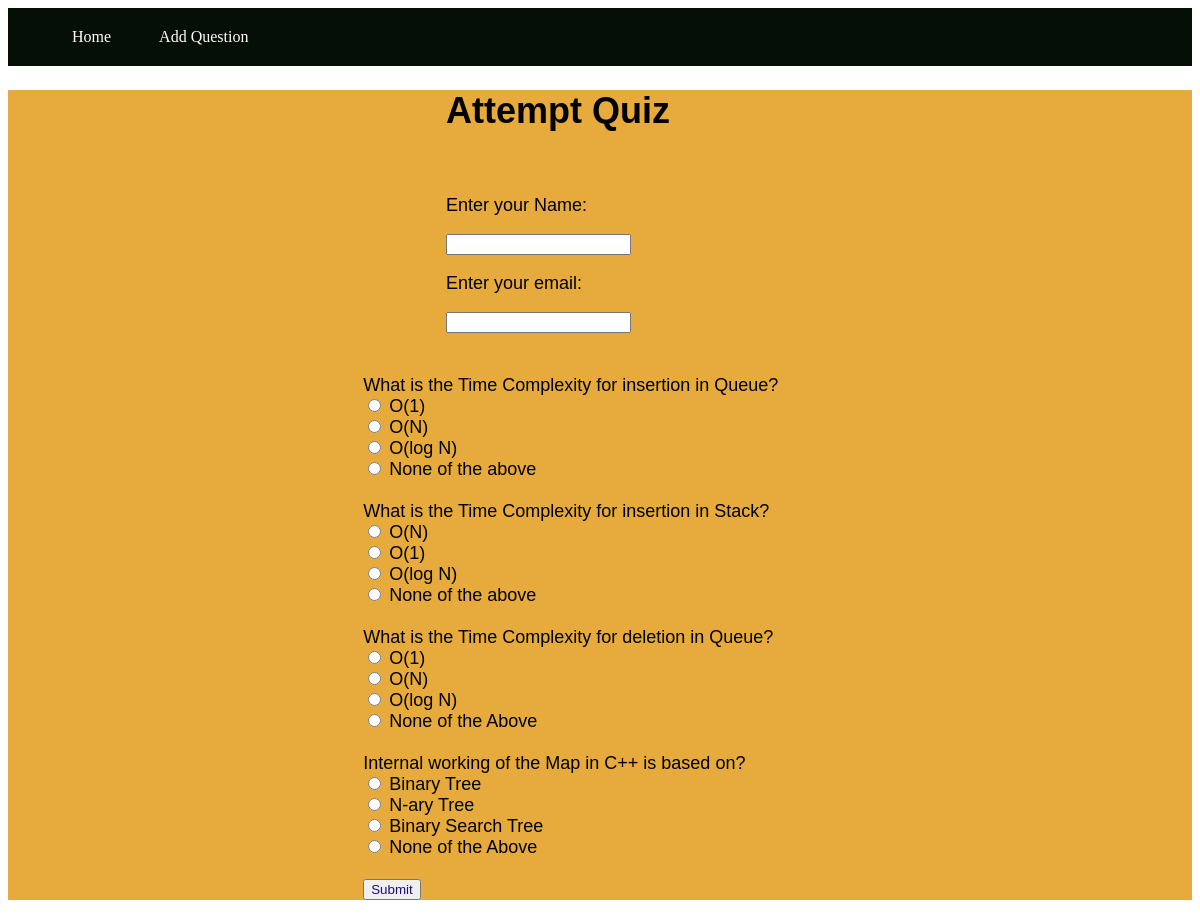
The page / on the database its author committed.
### quiz/models.py (models this page shows, shortened)
class QuesModel(models.Model):
    question = models.CharField(max_length=200,null=True)
    op1 = models.CharField(max_length=200,null=True)
    op2 = models.CharField(max_length=200,null=True)
    op3 = models.CharField(max_length=200,null=True)
    op4 = models.CharField(max_length=200,null=True)
    ans = models.CharField(max_length=200,null=True)

### quiz/views.py (the view)
# urls.py: 2. Add a URL to urlpatterns:  path('', views.home, name='home')
def home(request):
    if request.method == 'POST':
        questions = QuesModel.objects.all()
        correct = 0
        total = 0
        for q in questions:
            total+=1
            if q.ans ==  request.POST.get(q.question):
                correct+=1
        username = request.POST.get('name')
        email = request.POST.get('email')
        Score.objects.create(username=username, email=email, correct=correct, total_questions = total)
        return render(request,'thanx.html')
    else:
        questions=QuesModel.objects.all()
        context = {
            'questions':questions
        }
        return render(request,'home.html',context)

### templates/home.html (shortened to what this page needs)
{% block content %}
<div class="container ">
<header>
    <nav class="navbar">
        <ul>
            <li><a href="/">Home</a></li>
            <li><a href="/addQuestion">Add Question</a></li>
        </ul>
    </nav>
</header>
<div class="home">
    <h1 class="give_quiz">Attempt Quiz</h1>
    <br>
    <form method='post' action=''>
    <div class="details">
        <p>Enter your Name: </p>
        <input type="text" name="name">
        <p>Enter your email: </p>
        <input type="email" name="email">
    </div>
    <br>
    <br>
    {% for q  in questions%}
    <div class="form-group">
        <label for="question">{{q.question}}</label>
    </div>
    <div class="form-check">
        <div class="form-check">
            <input class="form-check-input" type="radio" name="{{q.question}}" id="gridRadios1" value="option1" unchecked>
            <label class="form-check-label" for="gridRadios1">
                {{q.op1}}
            </label>
        </div>
        <div class="form-check">
            <input class="form-check-input" type="radio" name="{{q.question}}" id="gridRadios2" value="option2" unchecked>
            <label class="form-check-label" for="gridRadios2">
                {{q.op2}}
            </label>
        </div>
        <div class="form-check">
            <input class="form-check-input" type="radio" name="{{q.question}}" id="gridRadios1" value="option3" unchecked>
            <label class="form-check-label" for="gridRadios1">
                {{q.op3}}
            </label>
        </div>
        <div class="form-check">
            <input class="form-check-input" type="radio" name="{{q.question}}" id="gridRadios2" value="option4" unchecked>
            <label class="form-check-label" for="gridRadios2">
                {{q.op4}}
            </label>
        </div>
        <br>
    </div>
    {% endfor %}
    <button type="submit" class="btn btn-primary">Submit</button>
    </form>
</div>
{% endblock %}

### templates/home.html (style rules this page uses)
.home { padding-left: 30%; font-style: inherit; font-family: Sans-serif; font-size: large; background-color: rgb(230, 170, 61); }
.details { padding-left: 10%; }
.give_quiz { padding-left: 10%; }
.btn { color: rgb(32, 13, 114); }
.navbar { background-color: rgb(6, 15, 5); font-size: medium; }
.navbar li { float: left; list-style: none; margin: 20px 20px; }
.navbar ul { overflow: auto; }
.navbar li a { padding: 4px 4px; text-decoration: none; color: white; }

### rows shown on the page
QuesModel: question "What is the Time Complexity for insertion in Queue?", op1 "O(1)", op2 "O(N)", op3 "O(log N)", op4 "None of the above"
QuesModel: question "What is the Time Complexity for insertion in Stack?", op1 "O(N)", op2 "O(1)", op3 "O(log N)", op4 "None of the above"
QuesModel: question "What is the Time Complexity for deletion in Queue?", op1 "O(1)", op2 "O(N)", op3 "O(log N)", op4 "None of the Above"
QuesModel: question "Internal working of the Map in C++ is based on?", op1 "Binary Tree", op2 "N-ary Tree", op3 "Binary Search Tree", op4 "None of the Above"
